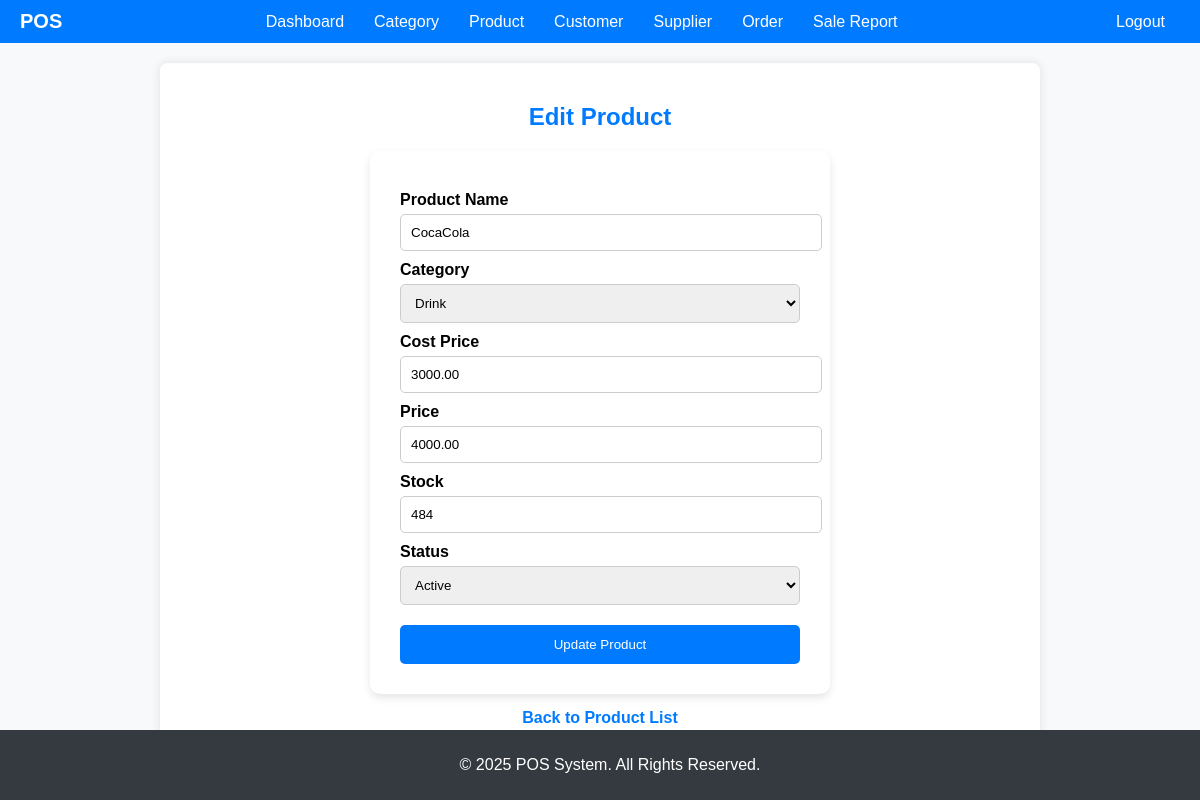
The app's page /products/edit/2/, older data.
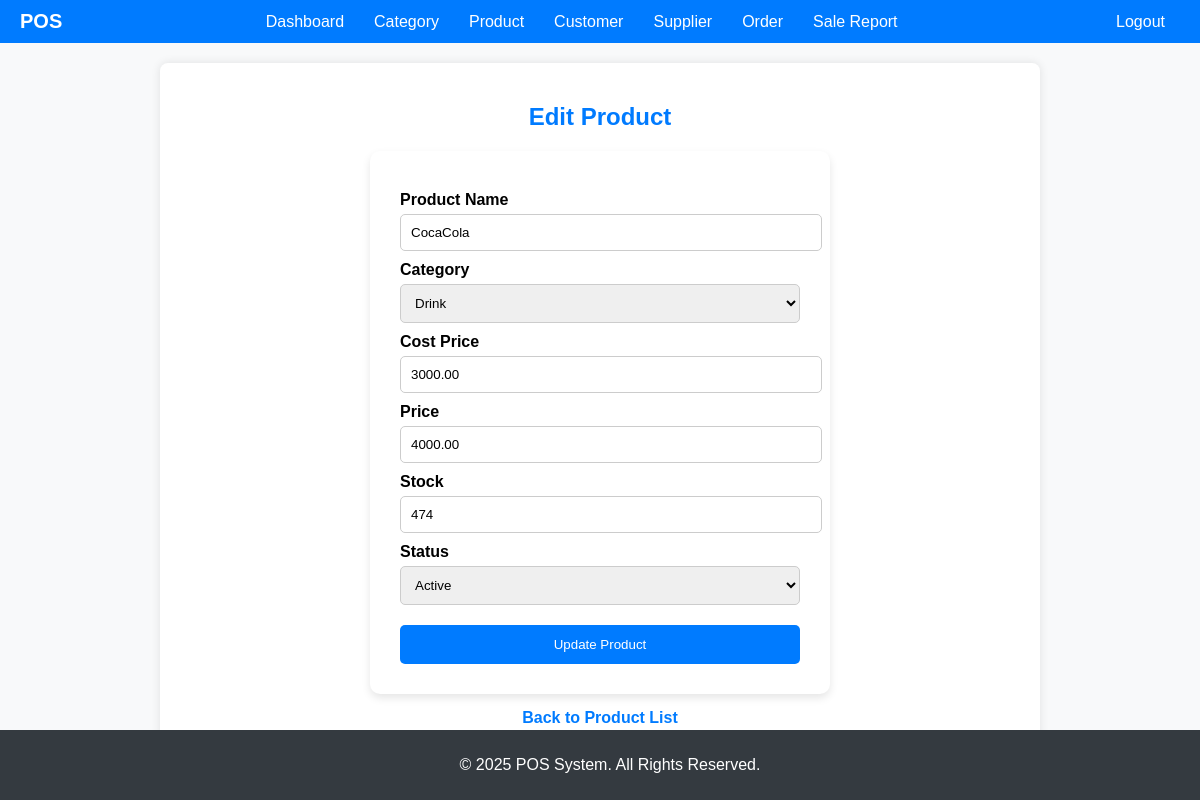
The same page, newer data.
### products/models.py (models this page shows, shortened)
class Product(models.Model):
    name = models.CharField(max_length=200)
    sku = sku = models.CharField(
        max_length=100, unique=True, default=uuid.uuid4)
    barcode = models.CharField(
        max_length=100, unique=True, blank=True, null=True)
    category = models.ForeignKey(
        Category, on_delete=models.CASCADE, related_name="products")
    price = models.DecimalField(max_digits=10, decimal_places=2)
    cost_price = models.DecimalField(max_digits=10, decimal_places=2)
    stock = models.IntegerField(default=0)
    status = models.BooleanField(default=True)
    created_at = models.DateTimeField(auto_now_add=True)

### categories/models.py (models this page shows, shortened)
class Category(models.Model):
    name = models.CharField(max_length=255, unique=True)

### products/views.py (the view)
def product_edit(request, product_id):
    product = get_object_or_404(Product, id=product_id)
    categories = Category.objects.all()
    if request.method == "POST":
        form = ProductForm(request.POST, instance=product)
        if form.is_valid():
            form.save()
            messages.success(request, "Product updated successfully!")
            return redirect("product_list")
    else:
        form = ProductForm(instance=product)
    return render(request, "product_edit.html", {"form": form, "product": product, "categories": categories})

### products/forms.py (shortened to what this page needs)
class ProductForm(forms.ModelForm):
    category = forms.ModelChoiceField(
        queryset=Category.objects.all(),
        empty_label=None,  # Prevents empty selection
        widget=forms.Select(attrs={'class': 'form-control'}),
        required=True
    )
    class Meta:
        model = Product
        fields = ['name', 'category', 'cost_price', 'price', 'stock', 'status']
        widgets = {
            'name': forms.TextInput(attrs={'class': 'form-control', 'placeholder': 'Product Name'}),
            'category': forms.Select(attrs={'class': 'form-control'}),
            'cost_price': forms.NumberInput(attrs={'class': 'form-control', 'placeholder': 'Cost Price'}),
            'price': forms.NumberInput(attrs={'class': 'form-control', 'placeholder': 'Price'}),
            'stock': forms.NumberInput(attrs={'class': 'form-control', 'placeholder': 'Stock Quantity'}),
            'status': forms.Select(attrs={'class': 'form-control'}, choices=[('active', 'Active'), ('inactive', 'Inactive')]),
        }

### products/templates/product_edit.html (shortened to what this page needs)
{% extends "base.html" %}
{% load static %}
{% block content %}
    <h2>Edit Product</h2>
    <form method="POST">
        <label for="name">Product Name</label>
        <input type="text" name="name" value="{{ product.name }}" required>
        <label for="category">Category</label>
        <select name="category" required>
            {% for category in categories %}
                <option value="{{ category.id }}" {% if product.category.id == category.id %}selected{% endif %}>{{ category.name }}</option>
            {% endfor %}
        </select>
        <label for="cost_price">Cost Price</label>
        <input type="number" name="cost_price" value="{{ product.cost_price }}" required>
        <label for="price">Price</label>
        <input type="number" name="price" value="{{ product.price }}" required>
        <label for="stock">Stock</label>
        <input type="number" name="stock" value="{{ product.stock }}" required>
        <label for="status">Status</label>
        <select name="status" required>
            <option value="active" {% if product.status == 'active' %}selected{% endif %}>Active</option>
        </select>
        <button type="submit">Update Product</button>
    </form>
    <a href="{% url 'product_list' %}" class="back-button">Back to Product List</a>
{% endblock %}

Row changes from the older to the newer data that the page shows:
changed Product "CocaCola": stock "484" → "474"
